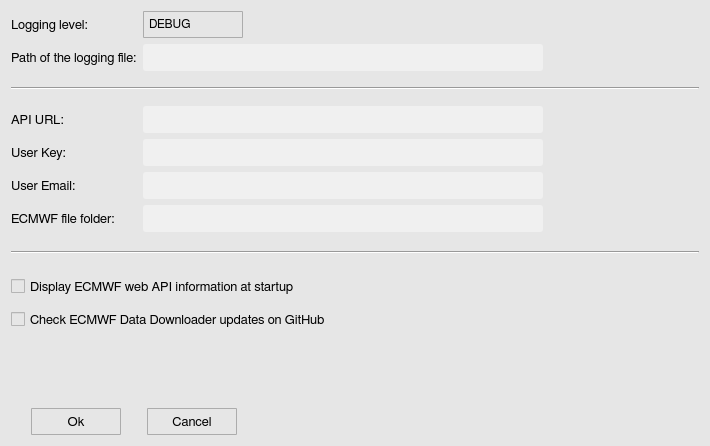
<?xml version="1.0" encoding="UTF-8"?>
<ui version="4.0">
 <class>optionWindow</class>
 <widget class="QWidget" name="optionWindow">
  <property name="geometry">
   <rect>
    <x>0</x>
    <y>0</y>
    <width>710</width>
    <height>446</height>
   </rect>
  </property>
  <property name="minimumSize">
   <size>
    <width>710</width>
    <height>446</height>
   </size>
  </property>
  <property name="maximumSize">
   <size>
    <width>710</width>
    <height>446</height>
   </size>
  </property>
  <property name="font">
   <font>
    <family>FreeSans</family>
    <pointsize>10</pointsize>
    <weight>50</weight>
    <bold>false</bold>
    <stylestrategy>PreferAntialias</stylestrategy>
    <kerning>true</kerning>
   </font>
  </property>
  <property name="windowTitle">
   <string>Options</string>
  </property>
  <property name="windowIcon">
   <iconset>
    <normaloff>icons/option_icon.svg</normaloff>icons/option_icon.svg</iconset>
  </property>
  <property name="styleSheet">
   <string notr="true">QWidget {
	background-color: rgb(230,230,230);
}</string>
  </property>
  <layout class="QGridLayout" name="gridLayout_2">
   <item row="0" column="0">
    <layout class="QVBoxLayout" name="verticalLayout_2">
     <item>
      <layout class="QGridLayout" name="gridLayout">
       <item row="4" column="0">
        <widget class="QLabel" name="ow_label_4">
         <property name="minimumSize">
          <size>
           <width>0</width>
           <height>27</height>
          </size>
         </property>
         <property name="maximumSize">
          <size>
           <width>16777215</width>
           <height>27</height>
          </size>
         </property>
         <property name="font">
          <font>
           <family>FreeSans</family>
           <pointsize>10</pointsize>
           <stylestrategy>PreferAntialias</stylestrategy>
           <kerning>true</kerning>
          </font>
         </property>
         <property name="text">
          <string>User Key:</string>
         </property>
        </widget>
       </item>
       <item row="4" column="1">
        <layout class="QHBoxLayout" name="horizontalLayout_4">
         <item>
          <widget class="QLineEdit" name="ow_lineEdit_3">
           <property name="minimumSize">
            <size>
             <width>400</width>
             <height>27</height>
            </size>
           </property>
           <property name="maximumSize">
            <size>
             <width>400</width>
             <height>27</height>
            </size>
           </property>
           <property name="font">
            <font>
             <family>FreeSans</family>
             <pointsize>9</pointsize>
             <stylestrategy>PreferAntialias</stylestrategy>
             <kerning>true</kerning>
            </font>
           </property>
           <property name="styleSheet">
            <string notr="true">QLineEdit {
	border-radius: 3px;
    padding: 1px 4px 1px 4px;
	background-color:  rgb(240, 240, 240);
}</string>
           </property>
          </widget>
         </item>
         <item>
          <spacer name="horizontalSpacer_15">
           <property name="orientation">
            <enum>Qt::Horizontal</enum>
           </property>
           <property name="sizeType">
            <enum>QSizePolicy::Fixed</enum>
           </property>
           <property name="sizeHint" stdset="0">
            <size>
             <width>13</width>
             <height>20</height>
            </size>
           </property>
          </spacer>
         </item>
         <item>
          <widget class="QToolButton" name="ow_infoButton_4">
           <property name="maximumSize">
            <size>
             <width>27</width>
             <height>27</height>
            </size>
           </property>
           <property name="styleSheet">
            <string notr="true">QToolButton {
	border: 1px solid transparent;
	background-color: transparent;
	width: 27px;
	height: 27px;
}

QToolButton:flat {
	border: none;
}</string>
           </property>
           <property name="text">
            <string/>
           </property>
           <property name="icon">
            <iconset>
             <normaloff>icons/info_icon.svg</normaloff>icons/info_icon.svg</iconset>
           </property>
           <property name="iconSize">
            <size>
             <width>23</width>
             <height>23</height>
            </size>
           </property>
           <property name="autoRaise">
            <bool>false</bool>
           </property>
          </widget>
         </item>
         <item>
          <spacer name="horizontalSpacer_8">
           <property name="orientation">
            <enum>Qt::Horizontal</enum>
           </property>
           <property name="sizeHint" stdset="0">
            <size>
             <width>40</width>
             <height>20</height>
            </size>
           </property>
          </spacer>
         </item>
        </layout>
       </item>
       <item row="5" column="0">
        <widget class="QLabel" name="ow_label_5">
         <property name="minimumSize">
          <size>
           <width>0</width>
           <height>27</height>
          </size>
         </property>
         <property name="maximumSize">
          <size>
           <width>16777215</width>
           <height>27</height>
          </size>
         </property>
         <property name="font">
          <font>
           <family>FreeSans</family>
           <pointsize>10</pointsize>
           <stylestrategy>PreferAntialias</stylestrategy>
           <kerning>true</kerning>
          </font>
         </property>
         <property name="text">
          <string>User Email:</string>
         </property>
        </widget>
       </item>
       <item row="3" column="1">
        <layout class="QHBoxLayout" name="horizontalLayout_3">
         <item>
          <widget class="QLineEdit" name="ow_lineEdit_2">
           <property name="minimumSize">
            <size>
             <width>400</width>
             <height>27</height>
            </size>
           </property>
           <property name="maximumSize">
            <size>
             <width>400</width>
             <height>27</height>
            </size>
           </property>
           <property name="font">
            <font>
             <family>FreeSans</family>
             <pointsize>9</pointsize>
             <stylestrategy>PreferAntialias</stylestrategy>
             <kerning>true</kerning>
            </font>
           </property>
           <property name="styleSheet">
            <string notr="true">QLineEdit {
	border-radius: 3px;
    padding: 1px 4px 1px 4px;
	background-color:  rgb(240, 240, 240);
}</string>
           </property>
          </widget>
         </item>
         <item>
          <spacer name="horizontalSpacer_12">
           <property name="orientation">
            <enum>Qt::Horizontal</enum>
           </property>
           <property name="sizeType">
            <enum>QSizePolicy::Fixed</enum>
           </property>
           <property name="sizeHint" stdset="0">
            <size>
             <width>13</width>
             <height>20</height>
            </size>
           </property>
          </spacer>
         </item>
         <item>
          <widget class="QToolButton" name="ow_infoButton_3">
           <property name="maximumSize">
            <size>
             <width>27</width>
             <height>27</height>
            </size>
           </property>
           <property name="styleSheet">
            <string notr="true">QToolButton {
	border: 1px solid transparent;
	background-color: transparent;
	width: 27px;
	height: 27px;
}

QToolButton:flat {
	border: none;
}</string>
           </property>
           <property name="text">
            <string/>
           </property>
           <property name="icon">
            <iconset>
             <normaloff>icons/info_icon.svg</normaloff>icons/info_icon.svg</iconset>
           </property>
           <property name="iconSize">
            <size>
             <width>23</width>
             <height>23</height>
            </size>
           </property>
           <property name="autoRaise">
            <bool>false</bool>
           </property>
          </widget>
         </item>
         <item>
          <spacer name="horizontalSpacer">
           <property name="orientation">
            <enum>Qt::Horizontal</enum>
           </property>
           <property name="sizeHint" stdset="0">
            <size>
             <width>40</width>
             <height>20</height>
            </size>
           </property>
          </spacer>
         </item>
        </layout>
       </item>
       <item row="2" column="0" colspan="2">
        <layout class="QVBoxLayout" name="verticalLayout">
         <item>
          <spacer name="verticalSpacer_6">
           <property name="orientation">
            <enum>Qt::Vertical</enum>
           </property>
           <property name="sizeType">
            <enum>QSizePolicy::Fixed</enum>
           </property>
           <property name="sizeHint" stdset="0">
            <size>
             <width>14</width>
             <height>10</height>
            </size>
           </property>
          </spacer>
         </item>
         <item>
          <widget class="Line" name="line_3">
           <property name="orientation">
            <enum>Qt::Horizontal</enum>
           </property>
          </widget>
         </item>
         <item>
          <spacer name="verticalSpacer_7">
           <property name="orientation">
            <enum>Qt::Vertical</enum>
           </property>
           <property name="sizeType">
            <enum>QSizePolicy::Fixed</enum>
           </property>
           <property name="sizeHint" stdset="0">
            <size>
             <width>14</width>
             <height>10</height>
            </size>
           </property>
          </spacer>
         </item>
        </layout>
       </item>
       <item row="1" column="0">
        <widget class="QLabel" name="ow_label_2">
         <property name="minimumSize">
          <size>
           <width>0</width>
           <height>27</height>
          </size>
         </property>
         <property name="maximumSize">
          <size>
           <width>16777215</width>
           <height>27</height>
          </size>
         </property>
         <property name="font">
          <font>
           <family>FreeSans</family>
           <pointsize>10</pointsize>
           <stylestrategy>PreferAntialias</stylestrategy>
           <kerning>true</kerning>
          </font>
         </property>
         <property name="text">
          <string>Path of the logging file:</string>
         </property>
        </widget>
       </item>
       <item row="3" column="0">
        <widget class="QLabel" name="ow_label_3">
         <property name="minimumSize">
          <size>
           <width>0</width>
           <height>27</height>
          </size>
         </property>
         <property name="maximumSize">
          <size>
           <width>16777215</width>
           <height>27</height>
          </size>
         </property>
         <property name="font">
          <font>
           <family>FreeSans</family>
           <pointsize>10</pointsize>
           <stylestrategy>PreferAntialias</stylestrategy>
           <kerning>true</kerning>
          </font>
         </property>
         <property name="text">
          <string>API URL:</string>
         </property>
        </widget>
       </item>
       <item row="1" column="1">
        <layout class="QHBoxLayout" name="horizontalLayout">
         <item>
          <widget class="QLineEdit" name="ow_lineEdit_1">
           <property name="minimumSize">
            <size>
             <width>400</width>
             <height>27</height>
            </size>
           </property>
           <property name="maximumSize">
            <size>
             <width>400</width>
             <height>27</height>
            </size>
           </property>
           <property name="font">
            <font>
             <family>FreeSans</family>
             <pointsize>9</pointsize>
             <stylestrategy>PreferAntialias</stylestrategy>
             <kerning>true</kerning>
            </font>
           </property>
           <property name="styleSheet">
            <string notr="true">QLineEdit {
	border-radius: 3px;
    padding: 1px 4px 1px 4px;
	background-color:  rgb(240, 240, 240);
}</string>
           </property>
          </widget>
         </item>
         <item>
          <widget class="QToolButton" name="ow_openButton_1">
           <property name="maximumSize">
            <size>
             <width>27</width>
             <height>27</height>
            </size>
           </property>
           <property name="styleSheet">
            <string notr="true">QToolButton {
	border: 1px solid transparent;
	background-color: transparent;
	width: 27px;
	height: 27px;
}

QToolButton:flat {
	border: none;
}</string>
           </property>
           <property name="text">
            <string/>
           </property>
           <property name="icon">
            <iconset>
             <normaloff>icons/open_popup_icon.svg</normaloff>icons/open_popup_icon.svg</iconset>
           </property>
           <property name="iconSize">
            <size>
             <width>23</width>
             <height>23</height>
            </size>
           </property>
           <property name="autoRaise">
            <bool>false</bool>
           </property>
          </widget>
         </item>
         <item>
          <spacer name="horizontalSpacer_10">
           <property name="orientation">
            <enum>Qt::Horizontal</enum>
           </property>
           <property name="sizeType">
            <enum>QSizePolicy::Fixed</enum>
           </property>
           <property name="sizeHint" stdset="0">
            <size>
             <width>13</width>
             <height>20</height>
            </size>
           </property>
          </spacer>
         </item>
         <item>
          <widget class="QToolButton" name="ow_infoButton_2">
           <property name="maximumSize">
            <size>
             <width>27</width>
             <height>27</height>
            </size>
           </property>
           <property name="styleSheet">
            <string notr="true">QToolButton {
	border: 1px solid transparent;
	background-color: transparent;
	width: 27px;
	height: 27px;
}

QToolButton:flat {
	border: none;
}</string>
           </property>
           <property name="text">
            <string/>
           </property>
           <property name="icon">
            <iconset>
             <normaloff>icons/info_icon.svg</normaloff>icons/info_icon.svg</iconset>
           </property>
           <property name="iconSize">
            <size>
             <width>23</width>
             <height>23</height>
            </size>
           </property>
           <property name="autoRaise">
            <bool>false</bool>
           </property>
          </widget>
         </item>
         <item>
          <spacer name="horizontalSpacer_2">
           <property name="orientation">
            <enum>Qt::Horizontal</enum>
           </property>
           <property name="sizeHint" stdset="0">
            <size>
             <width>13</width>
             <height>24</height>
            </size>
           </property>
          </spacer>
         </item>
        </layout>
       </item>
       <item row="0" column="1">
        <layout class="QHBoxLayout" name="horizontalLayout_7">
         <item>
          <widget class="QComboBox" name="ow_comboBox_1">
           <property name="minimumSize">
            <size>
             <width>100</width>
             <height>27</height>
            </size>
           </property>
           <property name="maximumSize">
            <size>
             <width>100</width>
             <height>27</height>
            </size>
           </property>
           <property name="font">
            <font>
             <family>FreeSans</family>
             <pointsize>9</pointsize>
             <weight>50</weight>
             <bold>false</bold>
             <stylestrategy>PreferAntialias</stylestrategy>
             <kerning>true</kerning>
            </font>
           </property>
           <property name="styleSheet">
            <string notr="true">QComboBox {
	border: 1px solid #acacac;
    border-radius: 1px;
	padding-left: 5px;
    background-color: qlineargradient(x1: 0, y1: 0, x2: 0, y2: 1, 
								stop: 0 #f0f0f0, stop: 1 #e5e5e5);
}

QComboBox:disabled {
	background-color:  rgb(200,200,200);
}

QComboBox:hover {
	border: 1px solid #7eb4ea;
    border-radius: 1px;
	background-color: qlineargradient(x1: 0, y1: 0, x2: 0, y2: 1, 
								stop: 0 #ecf4fc, stop: 1 #dcecfc);
}

QComboBox::drop-down {
	subcontrol-origin: padding;
	subcontrol-position: top right;
	width: 27px;
	border-top-right-radius: 3px;
	border-bottom-right-radius: 3px;
}

QComboBox::drop-down:hover {
	subcontrol-origin: padding;
	subcontrol-position: top right;
	width: 27px;
	border-left-width: 1px;
	border-left-color: darkgray;
	border-left-style: solid;
	border-top-right-radius: 3px;
	border-bottom-right-radius: 3px;
}

QComboBox::down-arrow {
	image: url(icons/down_arrow_icon.svg); 
	width: 16px;
	height: 16px
}

QComboBox::down-arrow:on {
	top: 1px; 
	left: 1px;
}

QComboBox QAbstractItemView {
	selection-background-color: rgb(200,200,200);
	selection-color: black;
	background: #f0f0f0;
	border: 0px solid #f0f0f0;
}

QComboBox QAbstractItemView::item {
	margin: 5px 5px 5px 5px;
}</string>
           </property>
           <item>
            <property name="text">
             <string>DEBUG</string>
            </property>
           </item>
           <item>
            <property name="text">
             <string>INFO</string>
            </property>
           </item>
           <item>
            <property name="text">
             <string>WARNING</string>
            </property>
           </item>
           <item>
            <property name="text">
             <string>CRITICAL</string>
            </property>
           </item>
           <item>
            <property name="text">
             <string>ERROR</string>
            </property>
           </item>
          </widget>
         </item>
         <item>
          <spacer name="horizontalSpacer_9">
           <property name="orientation">
            <enum>Qt::Horizontal</enum>
           </property>
           <property name="sizeType">
            <enum>QSizePolicy::Fixed</enum>
           </property>
           <property name="sizeHint" stdset="0">
            <size>
             <width>13</width>
             <height>20</height>
            </size>
           </property>
          </spacer>
         </item>
         <item>
          <widget class="QToolButton" name="ow_infoButton_1">
           <property name="maximumSize">
            <size>
             <width>27</width>
             <height>27</height>
            </size>
           </property>
           <property name="styleSheet">
            <string notr="true">QToolButton {
	border: 1px solid transparent;
	background-color: transparent;
	width: 27px;
	height: 27px;
}

QToolButton:flat {
	border: none;
}</string>
           </property>
           <property name="text">
            <string/>
           </property>
           <property name="icon">
            <iconset>
             <normaloff>icons/info_icon.svg</normaloff>icons/info_icon.svg</iconset>
           </property>
           <property name="iconSize">
            <size>
             <width>23</width>
             <height>23</height>
            </size>
           </property>
           <property name="autoRaise">
            <bool>false</bool>
           </property>
          </widget>
         </item>
         <item>
          <spacer name="horizontalSpacer_14">
           <property name="orientation">
            <enum>Qt::Horizontal</enum>
           </property>
           <property name="sizeHint" stdset="0">
            <size>
             <width>40</width>
             <height>20</height>
            </size>
           </property>
          </spacer>
         </item>
        </layout>
       </item>
       <item row="5" column="1">
        <layout class="QHBoxLayout" name="horizontalLayout_5">
         <item>
          <widget class="QLineEdit" name="ow_lineEdit_4">
           <property name="minimumSize">
            <size>
             <width>400</width>
             <height>27</height>
            </size>
           </property>
           <property name="maximumSize">
            <size>
             <width>400</width>
             <height>27</height>
            </size>
           </property>
           <property name="font">
            <font>
             <family>FreeSans</family>
             <pointsize>9</pointsize>
             <stylestrategy>PreferAntialias</stylestrategy>
             <kerning>true</kerning>
            </font>
           </property>
           <property name="styleSheet">
            <string notr="true">QLineEdit {
	border-radius: 3px;
    padding: 1px 4px 1px 4px;
	background-color:  rgb(240, 240, 240);
}</string>
           </property>
          </widget>
         </item>
         <item>
          <spacer name="horizontalSpacer_16">
           <property name="orientation">
            <enum>Qt::Horizontal</enum>
           </property>
           <property name="sizeType">
            <enum>QSizePolicy::Fixed</enum>
           </property>
           <property name="sizeHint" stdset="0">
            <size>
             <width>13</width>
             <height>20</height>
            </size>
           </property>
          </spacer>
         </item>
         <item>
          <widget class="QToolButton" name="ow_infoButton_5">
           <property name="maximumSize">
            <size>
             <width>27</width>
             <height>27</height>
            </size>
           </property>
           <property name="styleSheet">
            <string notr="true">QToolButton {
	border: 1px solid transparent;
	background-color: transparent;
	width: 27px;
	height: 27px;
}

QToolButton:flat {
	border: none;
}</string>
           </property>
           <property name="text">
            <string/>
           </property>
           <property name="icon">
            <iconset>
             <normaloff>icons/info_icon.svg</normaloff>icons/info_icon.svg</iconset>
           </property>
           <property name="iconSize">
            <size>
             <width>23</width>
             <height>23</height>
            </size>
           </property>
           <property name="autoRaise">
            <bool>false</bool>
           </property>
          </widget>
         </item>
         <item>
          <spacer name="horizontalSpacer_17">
           <property name="orientation">
            <enum>Qt::Horizontal</enum>
           </property>
           <property name="sizeHint" stdset="0">
            <size>
             <width>40</width>
             <height>20</height>
            </size>
           </property>
          </spacer>
         </item>
        </layout>
       </item>
       <item row="0" column="0">
        <widget class="QLabel" name="ow_label_1">
         <property name="minimumSize">
          <size>
           <width>0</width>
           <height>27</height>
          </size>
         </property>
         <property name="maximumSize">
          <size>
           <width>16777215</width>
           <height>27</height>
          </size>
         </property>
         <property name="font">
          <font>
           <family>FreeSans</family>
           <pointsize>10</pointsize>
           <stylestrategy>PreferAntialias</stylestrategy>
           <kerning>true</kerning>
          </font>
         </property>
         <property name="text">
          <string>Logging level:</string>
         </property>
        </widget>
       </item>
       <item row="6" column="0">
        <widget class="QLabel" name="ow_label_6">
         <property name="minimumSize">
          <size>
           <width>0</width>
           <height>27</height>
          </size>
         </property>
         <property name="maximumSize">
          <size>
           <width>16777215</width>
           <height>27</height>
          </size>
         </property>
         <property name="font">
          <font>
           <family>FreeSans</family>
           <pointsize>10</pointsize>
           <stylestrategy>PreferAntialias</stylestrategy>
           <kerning>true</kerning>
          </font>
         </property>
         <property name="text">
          <string>ECMWF file folder:</string>
         </property>
        </widget>
       </item>
       <item row="6" column="1">
        <layout class="QHBoxLayout" name="horizontalLayout_9">
         <item>
          <widget class="QLineEdit" name="ow_lineEdit_5">
           <property name="minimumSize">
            <size>
             <width>400</width>
             <height>27</height>
            </size>
           </property>
           <property name="maximumSize">
            <size>
             <width>400</width>
             <height>27</height>
            </size>
           </property>
           <property name="font">
            <font>
             <family>FreeSans</family>
             <pointsize>9</pointsize>
             <stylestrategy>PreferAntialias</stylestrategy>
             <kerning>true</kerning>
            </font>
           </property>
           <property name="styleSheet">
            <string notr="true">QLineEdit {
	border-radius: 3px;
    padding: 1px 4px 1px 4px;
	background-color:  rgb(240, 240, 240);
}</string>
           </property>
          </widget>
         </item>
         <item>
          <widget class="QToolButton" name="ow_openButton_2">
           <property name="maximumSize">
            <size>
             <width>27</width>
             <height>27</height>
            </size>
           </property>
           <property name="styleSheet">
            <string notr="true">QToolButton {
	border: 1px solid transparent;
	background-color: transparent;
	width: 27px;
	height: 27px;
}

QToolButton:flat {
	border: none;
}</string>
           </property>
           <property name="text">
            <string/>
           </property>
           <property name="icon">
            <iconset>
             <normaloff>icons/open_popup_icon.svg</normaloff>icons/open_popup_icon.svg</iconset>
           </property>
           <property name="iconSize">
            <size>
             <width>23</width>
             <height>23</height>
            </size>
           </property>
           <property name="autoRaise">
            <bool>false</bool>
           </property>
          </widget>
         </item>
         <item>
          <spacer name="horizontalSpacer_18">
           <property name="orientation">
            <enum>Qt::Horizontal</enum>
           </property>
           <property name="sizeType">
            <enum>QSizePolicy::Fixed</enum>
           </property>
           <property name="sizeHint" stdset="0">
            <size>
             <width>13</width>
             <height>20</height>
            </size>
           </property>
          </spacer>
         </item>
         <item>
          <widget class="QToolButton" name="ow_infoButton_8">
           <property name="maximumSize">
            <size>
             <width>27</width>
             <height>27</height>
            </size>
           </property>
           <property name="styleSheet">
            <string notr="true">QToolButton {
	border: 1px solid transparent;
	background-color: transparent;
	width: 27px;
	height: 27px;
}

QToolButton:flat {
	border: none;
}</string>
           </property>
           <property name="text">
            <string/>
           </property>
           <property name="icon">
            <iconset>
             <normaloff>icons/info_icon.svg</normaloff>icons/info_icon.svg</iconset>
           </property>
           <property name="iconSize">
            <size>
             <width>23</width>
             <height>23</height>
            </size>
           </property>
           <property name="autoRaise">
            <bool>false</bool>
           </property>
          </widget>
         </item>
         <item>
          <spacer name="horizontalSpacer_19">
           <property name="orientation">
            <enum>Qt::Horizontal</enum>
           </property>
           <property name="sizeHint" stdset="0">
            <size>
             <width>13</width>
             <height>24</height>
            </size>
           </property>
          </spacer>
         </item>
        </layout>
       </item>
      </layout>
     </item>
     <item>
      <spacer name="verticalSpacer_2">
       <property name="orientation">
        <enum>Qt::Vertical</enum>
       </property>
       <property name="sizeType">
        <enum>QSizePolicy::Fixed</enum>
       </property>
       <property name="sizeHint" stdset="0">
        <size>
         <width>13</width>
         <height>13</height>
        </size>
       </property>
      </spacer>
     </item>
     <item>
      <widget class="Line" name="line">
       <property name="orientation">
        <enum>Qt::Horizontal</enum>
       </property>
      </widget>
     </item>
     <item>
      <spacer name="verticalSpacer">
       <property name="orientation">
        <enum>Qt::Vertical</enum>
       </property>
       <property name="sizeType">
        <enum>QSizePolicy::Fixed</enum>
       </property>
       <property name="sizeHint" stdset="0">
        <size>
         <width>14</width>
         <height>13</height>
        </size>
       </property>
      </spacer>
     </item>
     <item>
      <layout class="QHBoxLayout" name="horizontalLayout_8">
       <item>
        <widget class="QCheckBox" name="ow_checkBox_1">
         <property name="minimumSize">
          <size>
           <width>0</width>
           <height>27</height>
          </size>
         </property>
         <property name="maximumSize">
          <size>
           <width>16777215</width>
           <height>27</height>
          </size>
         </property>
         <property name="font">
          <font>
           <family>FreeSans</family>
           <pointsize>10</pointsize>
           <stylestrategy>PreferAntialias</stylestrategy>
           <kerning>true</kerning>
          </font>
         </property>
         <property name="text">
          <string>Display ECMWF web API information at startup</string>
         </property>
         <property name="checked">
          <bool>false</bool>
         </property>
        </widget>
       </item>
       <item>
        <spacer name="horizontalSpacer_13">
         <property name="orientation">
          <enum>Qt::Horizontal</enum>
         </property>
         <property name="sizeType">
          <enum>QSizePolicy::Fixed</enum>
         </property>
         <property name="sizeHint" stdset="0">
          <size>
           <width>13</width>
           <height>20</height>
          </size>
         </property>
        </spacer>
       </item>
       <item>
        <widget class="QToolButton" name="ow_infoButton_6">
         <property name="maximumSize">
          <size>
           <width>27</width>
           <height>27</height>
          </size>
         </property>
         <property name="styleSheet">
          <string notr="true">QToolButton {
	border: 1px solid transparent;
	background-color: transparent;
	width: 27px;
	height: 27px;
}

QToolButton:flat {
	border: none;
}</string>
         </property>
         <property name="text">
          <string/>
         </property>
         <property name="icon">
          <iconset>
           <normaloff>icons/info_icon.svg</normaloff>icons/info_icon.svg</iconset>
         </property>
         <property name="iconSize">
          <size>
           <width>23</width>
           <height>23</height>
          </size>
         </property>
         <property name="autoRaise">
          <bool>false</bool>
         </property>
        </widget>
       </item>
       <item>
        <spacer name="horizontalSpacer_7">
         <property name="orientation">
          <enum>Qt::Horizontal</enum>
         </property>
         <property name="sizeHint" stdset="0">
          <size>
           <width>40</width>
           <height>20</height>
          </size>
         </property>
        </spacer>
       </item>
      </layout>
     </item>
     <item>
      <layout class="QHBoxLayout" name="horizontalLayout_6">
       <item>
        <widget class="QCheckBox" name="ow_checkBox_2">
         <property name="minimumSize">
          <size>
           <width>0</width>
           <height>27</height>
          </size>
         </property>
         <property name="maximumSize">
          <size>
           <width>16777215</width>
           <height>27</height>
          </size>
         </property>
         <property name="font">
          <font>
           <family>FreeSans</family>
           <pointsize>10</pointsize>
           <stylestrategy>PreferAntialias</stylestrategy>
           <kerning>true</kerning>
          </font>
         </property>
         <property name="text">
          <string>Check ECMWF Data Downloader updates on GitHub</string>
         </property>
        </widget>
       </item>
       <item>
        <spacer name="horizontalSpacer_11">
         <property name="orientation">
          <enum>Qt::Horizontal</enum>
         </property>
         <property name="sizeType">
          <enum>QSizePolicy::Fixed</enum>
         </property>
         <property name="sizeHint" stdset="0">
          <size>
           <width>13</width>
           <height>20</height>
          </size>
         </property>
        </spacer>
       </item>
       <item>
        <widget class="QToolButton" name="ow_infoButton_7">
         <property name="maximumSize">
          <size>
           <width>27</width>
           <height>27</height>
          </size>
         </property>
         <property name="styleSheet">
          <string notr="true">QToolButton {
	border: 1px solid transparent;
	background-color: transparent;
	width: 27px;
	height: 27px;
}

QToolButton:flat {
	border: none;
}</string>
         </property>
         <property name="text">
          <string/>
         </property>
         <property name="icon">
          <iconset>
           <normaloff>icons/info_icon.svg</normaloff>icons/info_icon.svg</iconset>
         </property>
         <property name="iconSize">
          <size>
           <width>23</width>
           <height>23</height>
          </size>
         </property>
         <property name="autoRaise">
          <bool>false</bool>
         </property>
        </widget>
       </item>
       <item>
        <spacer name="horizontalSpacer_6">
         <property name="orientation">
          <enum>Qt::Horizontal</enum>
         </property>
         <property name="sizeHint" stdset="0">
          <size>
           <width>40</width>
           <height>20</height>
          </size>
         </property>
        </spacer>
       </item>
      </layout>
     </item>
     <item>
      <spacer name="verticalSpacer_4">
       <property name="orientation">
        <enum>Qt::Vertical</enum>
       </property>
       <property name="sizeType">
        <enum>QSizePolicy::Expanding</enum>
       </property>
       <property name="sizeHint" stdset="0">
        <size>
         <width>138</width>
         <height>13</height>
        </size>
       </property>
      </spacer>
     </item>
     <item>
      <layout class="QHBoxLayout" name="horizontalLayout_2">
       <item>
        <spacer name="horizontalSpacer_3">
         <property name="orientation">
          <enum>Qt::Horizontal</enum>
         </property>
         <property name="sizeType">
          <enum>QSizePolicy::Fixed</enum>
         </property>
         <property name="sizeHint" stdset="0">
          <size>
           <width>20</width>
           <height>20</height>
          </size>
         </property>
        </spacer>
       </item>
       <item>
        <widget class="QToolButton" name="ow_okButton">
         <property name="minimumSize">
          <size>
           <width>90</width>
           <height>27</height>
          </size>
         </property>
         <property name="maximumSize">
          <size>
           <width>90</width>
           <height>27</height>
          </size>
         </property>
         <property name="font">
          <font>
           <family>FreeSans</family>
           <pointsize>10</pointsize>
           <weight>50</weight>
           <bold>false</bold>
           <stylestrategy>PreferDefault</stylestrategy>
           <kerning>true</kerning>
          </font>
         </property>
         <property name="styleSheet">
          <string notr="true">QToolButton {
	border: 1px solid #acacac;
	border-radius: 1px;
	background-color: qlineargradient(x1:0, y1:0, x2:0, y2:1,
									stop:0 #f0f0f0, stop:1 #e5e5e5);
}

QToolButton:hover {
	border: 1px solid #7eb4ea;
	border-radius: 1px;
	background-color: qlineargradient(x1:0, y1:0, x2:0, y2:1,
									stop:0 #ecf4fc, stop:1 #dcecfc);
}

QToolButton:pressed {
	border: 1px solid #579de5;
	border-radius: 1px;
	background-color: qlineargradient(x1:0, y1:0, x2:0, y2:1,
									stop:0 #daecfc, stop:1 #c4e0fc);
}</string>
         </property>
         <property name="text">
          <string>Ok</string>
         </property>
        </widget>
       </item>
       <item>
        <spacer name="horizontalSpacer_5">
         <property name="orientation">
          <enum>Qt::Horizontal</enum>
         </property>
         <property name="sizeType">
          <enum>QSizePolicy::Fixed</enum>
         </property>
         <property name="sizeHint" stdset="0">
          <size>
           <width>20</width>
           <height>20</height>
          </size>
         </property>
        </spacer>
       </item>
       <item>
        <widget class="QToolButton" name="ow_cancelButton">
         <property name="minimumSize">
          <size>
           <width>90</width>
           <height>27</height>
          </size>
         </property>
         <property name="maximumSize">
          <size>
           <width>90</width>
           <height>27</height>
          </size>
         </property>
         <property name="font">
          <font>
           <family>FreeSans</family>
           <pointsize>10</pointsize>
           <weight>50</weight>
           <bold>false</bold>
           <stylestrategy>PreferDefault</stylestrategy>
           <kerning>true</kerning>
          </font>
         </property>
         <property name="styleSheet">
          <string notr="true">QToolButton {
	border: 1px solid #acacac;
	border-radius: 1px;
	background-color: qlineargradient(x1:0, y1:0, x2:0, y2:1,
									stop:0 #f0f0f0, stop:1 #e5e5e5);
}

QToolButton:hover {
	border: 1px solid #7eb4ea;
	border-radius: 1px;
	background-color: qlineargradient(x1:0, y1:0, x2:0, y2:1,
									stop:0 #ecf4fc, stop:1 #dcecfc);
}

QToolButton:pressed {
	border: 1px solid #579de5;
	border-radius: 1px;
	background-color: qlineargradient(x1:0, y1:0, x2:0, y2:1,
									stop:0 #daecfc, stop:1 #c4e0fc);
}</string>
         </property>
         <property name="text">
          <string>Cancel</string>
         </property>
        </widget>
       </item>
       <item>
        <spacer name="horizontalSpacer_4">
         <property name="orientation">
          <enum>Qt::Horizontal</enum>
         </property>
         <property name="sizeHint" stdset="0">
          <size>
           <width>40</width>
           <height>20</height>
          </size>
         </property>
        </spacer>
       </item>
      </layout>
     </item>
    </layout>
   </item>
  </layout>
 </widget>
 <resources/>
 <connections/>
</ui>
